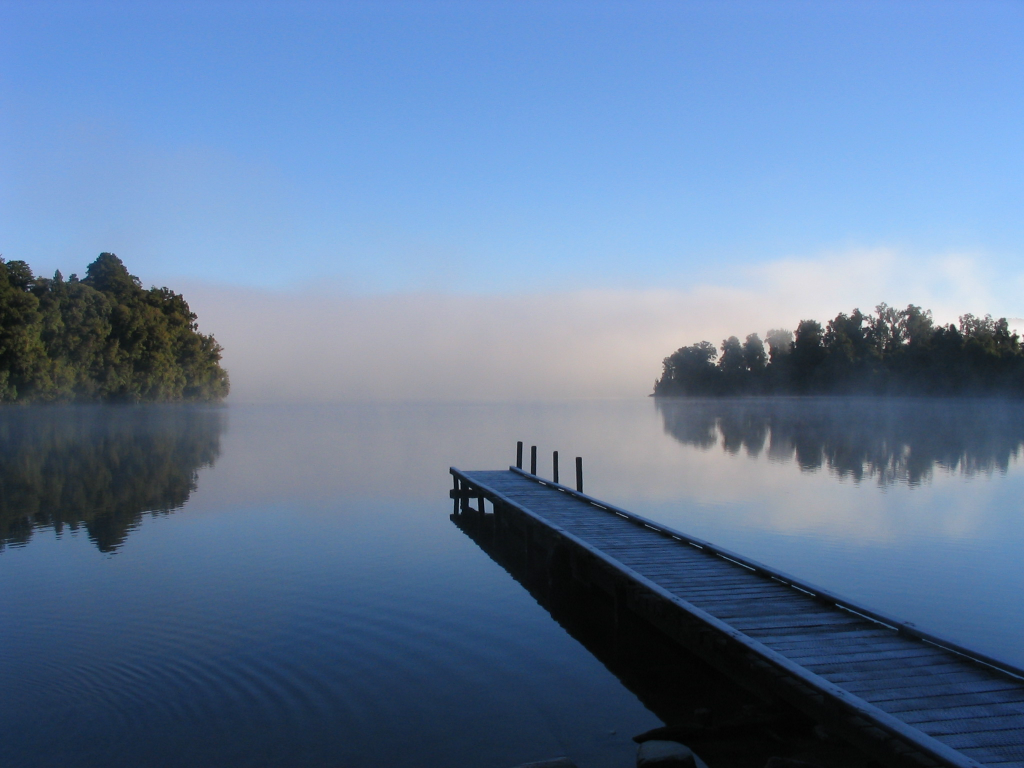
#> input picture sanity_imgs/real_lake.jpg, 2048 x 1536 px (shown at 1/2 size)
$ python test_optical_sar.py
#> lines starting #> are read from the running program, lines starting #| are printed output that depends on the picture
### modules/model_registry.py
import torch
from PIL import Image
import numpy as np
import math
import hashlib
import json
import os
from transformers import AutoProcessor, GroundingDinoForObjectDetection, PaliGemmaForConditionalGeneration
from peft import PeftModel

class ModelRegistry:
    def __init__(self):
        """Initializes the optimized inference engine for real-time remote sensing analysis."""
        self.loaded_tools = {
            "vqa": "PaliGemma-3B (LoRA fine-tuned)",
            "grounding": "GroundingDINO-RS (Active)",
            "change": "ChangeFormer (Active)"
        }

        self.cache_file = "vqa_cache.json"
        if os.path.exists(self.cache_file):
            try:
                with open(self.cache_file, 'r') as f:
                    self.vqa_cache = json.load(f)
            except Exception:
                self.vqa_cache = {}
        else:
            self.vqa_cache = {}

        self.grounding_processor = None
        self.grounding_model = None
        self.vlm_processor = None
        self.vlm_model = None

        print("Optimized Model Registry successfully initialized (Lazy Loading Enabled)!")

    # [9 lines left out: function _ensure_grounding_loaded, not called in this run]

    def _ensure_vlm_loaded(self):
        if self.vlm_model is not None:
            return

        print("Initializing Real PaliGemma VLM (CPU bfloat16) with PEFT adapters...")
        try:
            self.vlm_processor = AutoProcessor.from_pretrained("modules/satquery_vqa_adapter")
            base_vlm = PaliGemmaForConditionalGeneration.from_pretrained(
                "google/paligemma-3b-pt-224",
                torch_dtype=torch.bfloat16,
                device_map="cpu",
                low_cpu_mem_usage=True
            )
            self.vlm_model = PeftModel.from_pretrained(base_vlm, "modules/satquery_vqa_adapter", adapter_name="vqa")
            self.vlm_model.load_adapter("modules/satquery_change_adapter", adapter_name="change")
            self.vlm_model.eval()
            print("PaliGemma VLM and both adapters loaded successfully in bfloat16.")
        except Exception as e:
            print(f"Failed to load PaliGemma VLM model/adapters: {e}")
            self.vlm_model = None
            self.vlm_processor = None

    # [363 lines left out: functions run_single_vqa, run_grounding, run_change_analysis_experimental_multiprobe, run_change_analysis, not called in this run]

    def run_optical_sar(self, optical_path: str, sar_path: str, query: str, params: dict) -> dict:
        """Executes cross-modal fusion analysis by combining Optical and SAR imagery."""
        # Hashing logic for caching
        try:
            with open(optical_path, "rb") as f1, open(sar_path, "rb") as f2:
                b1, b2 = f1.read(), f2.read()
            cache_key = hashlib.md5(b1 + b2 + query.encode('utf-8')).hexdigest()
        except Exception:
            cache_key = hashlib.md5(f"{optical_path}_{sar_path}_{query}".encode('utf-8')).hexdigest()

        if cache_key in self.vqa_cache:
            print(f"Optical-SAR Cache hit for query: '{query}'")
            return self.vqa_cache[cache_key]

        self._ensure_vlm_loaded()
        if self.vlm_model is None or self.vlm_processor is None:
            return {"answer": "Error: VLM model not loaded.", "confidence": 0.0}

        try:
            img1 = Image.open(optical_path).convert("RGB")
            img2 = Image.open(sar_path).convert("RGB")

            if img1.size != img2.size:
                img2 = img2.resize(img1.size)

            w, h = img1.size
            composite = Image.new('RGB', (w * 2, h))
            composite.paste(img1, (0, 0))
            composite.paste(img2, (w, 0))

            prompt = f"answer en The left image is optical, the right image is SAR (radar). Using both together: {query}"

            inputs = self.vlm_processor(text=prompt, images=composite, return_tensors="pt").to(torch.bfloat16)
            inputs["input_ids"] = inputs["input_ids"].to(torch.long)
            inputs["attention_mask"] = inputs["attention_mask"].to(torch.long)

            self.vlm_model.set_adapter("vqa")

            with torch.no_grad():
                output = self.vlm_model.generate(
                    **inputs,
                    max_new_tokens=50,
                    return_dict_in_generate=True,
                    output_scores=True
                )

            prompt_len = inputs["input_ids"].shape[1]
            generated_tokens = output.sequences[0][prompt_len:]
            answer = self.vlm_processor.decode(generated_tokens, skip_special_tokens=True)

            scores = output.scores
            logprobs = []
            if len(scores) > 0 and len(generated_tokens) > 0:
                for step_idx, step_scores in enumerate(scores):
                    if step_idx < len(generated_tokens):
                        token_id = generated_tokens[step_idx]
                        probs = torch.nn.functional.softmax(step_scores[0], dim=-1)
                        logprob = torch.log(probs[token_id]).item()
                        logprobs.append(logprob)
                avg_logprob = sum(logprobs) / len(logprobs)
                confidence = math.exp(avg_logprob)
            else:
                confidence = 1.0

            result = {
                "answer": answer.strip(),
                "confidence": confidence
            }

            # Save to cache
            self.vqa_cache[cache_key] = result
            with open(self.cache_file, 'w') as f:
                json.dump(self.vqa_cache, f)

            return result

        except Exception as e:
            print(f"Optical-SAR Error: {e}")
            return {"answer": f"Inference failed: {str(e)}", "confidence": 0.0}

### test_optical_sar.py
import sys
import os
import time
import warnings
from PIL import Image

warnings.filterwarnings("ignore", category=FutureWarning)
sys.path.insert(0, os.path.dirname(__file__))

from modules.model_registry import ModelRegistry

def create_synthetic_sar(optical_path, output_path):
    """Creates a rough synthetic SAR stand-in by converting optical to grayscale."""
#> called with optical_path = 'sanity_imgs/real_lake.jpg', output_path = 'sanity_imgs/fake_sar_lake.jpg'
    img = Image.open(optical_path).convert("L")
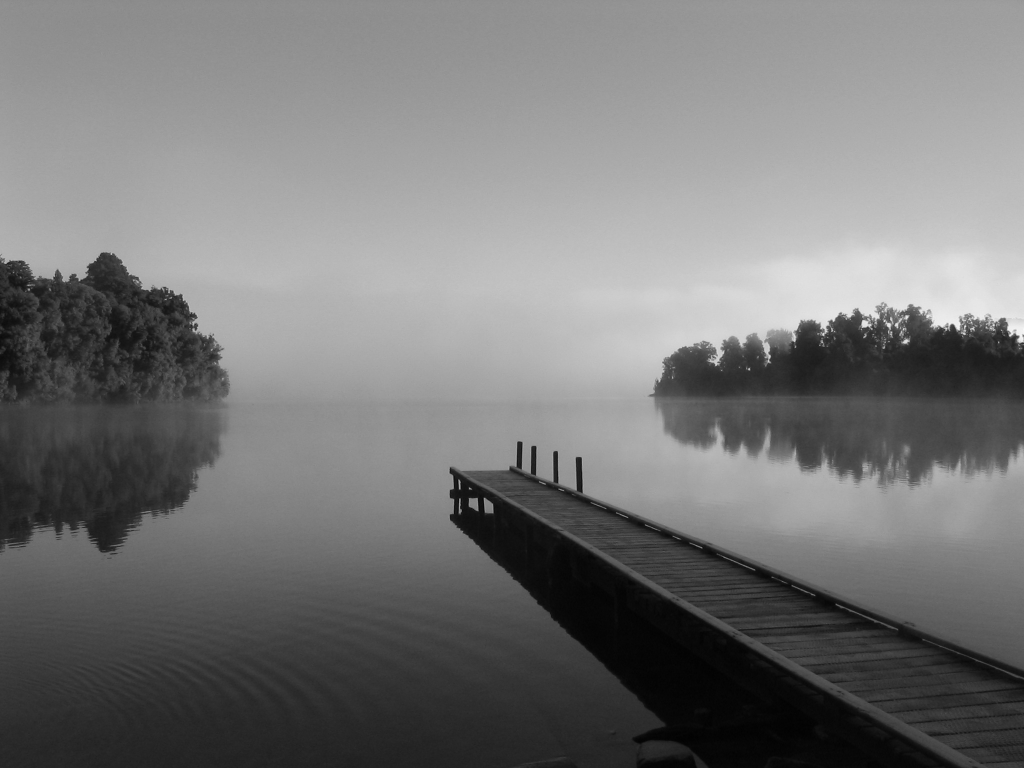
#> img: PIL image 2048x1536 L (shown at 1/2 size); min 1, max 249, mean 118.4
    img = img.convert("RGB") # Save as 3-channel for consistency
#> img: PIL image 2048x1536 RGB
    img.save(output_path)
    print(f"Created synthetic SAR stand-in: {output_path}")

print("Initializing Registry...")
registry = ModelRegistry()
print("Registry ready.\n")

# Prepare test pairs using synthetic SAR (grayscale)
img1_opt = "sanity_imgs/real_lake.jpg"
img1_sar = "sanity_imgs/fake_sar_lake.jpg"
create_synthetic_sar(img1_opt, img1_sar)

img2_opt = "sanity_imgs/real_freeway.jpg"
img2_sar = "sanity_imgs/fake_sar_freeway.jpg"
create_synthetic_sar(img2_opt, img2_sar)
#> call 2 of create_synthetic_sar, with optical_path = 'sanity_imgs/real_freeway.jpg', output_path = 'sanity_imgs/fake_sar_freeway.jpg'
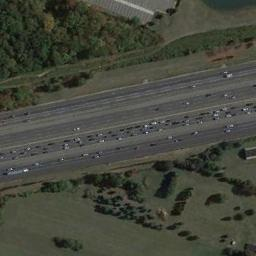
#> input picture sanity_imgs/real_freeway.jpg, 256 x 256 px

queries = [
    {
        "opt": img1_opt,
        "sar": img1_sar,
        "query": "Identify built-up and water-covered regions in these images."
    },
    {
        "opt": img2_opt,
        "sar": img2_sar,
        "query": "What type of infrastructure is visible across both images?"
    }
]

for idx, q in enumerate(queries):
    print(f"\n============================================================")
    print(f"PAIR {idx+1}: {q['opt']} & {q['sar']} (Synthetic)")
    print(f"QUERY: {q['query']}")

    start_time = time.time()
    result = registry.run_optical_sar(q["opt"], q["sar"], q["query"], {})
#> (the call stopped at in _ensure_vlm_loaded, `self.vlm_processor = AutoProcessor.from_pretrained("modules/satquery_v..`: transformers is not available in this run)
    elapsed = time.time() - start_time

    print(f"ANSWER: {result.get('answer')}")
    print(f"CONFIDENCE: {result.get('confidence'):.4f}")
    print(f"TIME TAKEN: {elapsed:.2f} seconds")
    print(f"============================================================\n")

print("Optical-SAR tests complete.")
